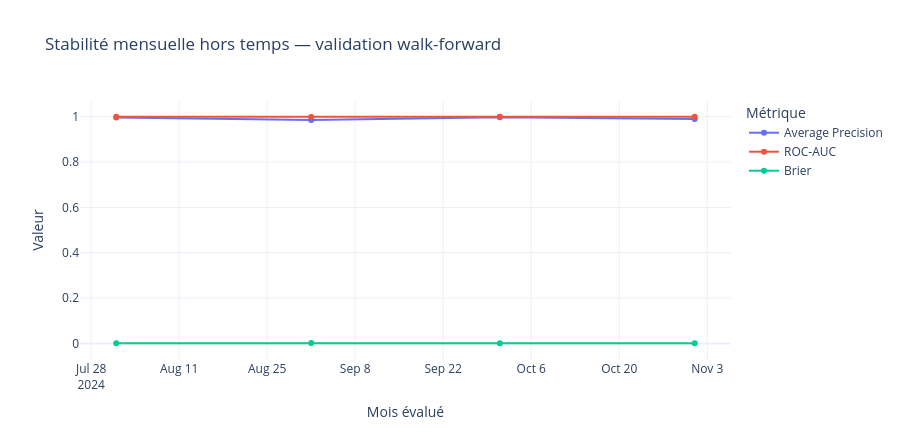

Notebook source saved alongside this figure:
### Markdown cell above
### 8.3 — Walk-forward temporel

Pour prédire un snapshot du mois **M**, ce diagnostic entraîne sur les snapshots **jusqu'à M−2 inclus**, en excluant M−1 par prudence. Cela évite d'utiliser les labels du mois immédiatement précédent, qui ne seraient pas encore disponibles au moment du scoring de fin de mois. Cette règle est volontairement conservatrice : la disponibilité exacte dépend de l'heure de scoring et de la date réelle de réception du label.

Les folds août, septembre, octobre et novembre sont évalués séparément. **Aucun early stopping ni réglage de seuil n'est effectué sur le mois évalué**. Les hyperparamètres et les 400 itérations sont fixés avant ce diagnostic. Il ne s'agit pas d'une validation imbriquée complète ; une mise en production nécessiterait de sélectionner les hyperparamètres uniquement avec des fenêtres historiques antérieures à chaque scoring.

### Code cell
walk_rows = []
walk_predictions = []
for fold_entry in feature_contract["diagnostics"]["walk_forward"]:
    test_month = fold_entry["month"]
    last_train_month = fold_entry["last_train_month"]
    fold_train = load_prepared_frame(fold_entry["datasets"]["train"])
    fold_test = load_prepared_frame(fold_entry["datasets"]["validation"])
    assert fold_train.snapshot_date.max() < fold_test.snapshot_date.min()
    require_no_active_run()
    with mlflow.start_run(
        run_name=f"walk_forward_{test_month}", tags=training_tags("diagnostic", training_run_id)
    ) as diagnostic_run:
        fold_model = CatBoostClassifier(
            iterations=DIAGNOSTIC_ITERATIONS,
            depth=6,
            learning_rate=0.035,
            loss_function="Logloss",
            random_seed=SEED,
            verbose=False,
            allow_writing_files=False,
            thread_count=-1,
        )
        diagnostic_frames = {"train": fold_train, "validation": fold_test}
        diagnostic_contract, diagnostic_datasets = log_training_inputs(
            fold_model,
            diagnostic_frames,
            MODEL_FEATURES,
            fold_entry["feature_metadata"],
            cell_id="train-walk-forward",
        )

        fold_model.fit(
            make_matrix(fold_train, MODEL_FEATURES),
            fold_train.churn.to_numpy(),
            cat_features=[c for c in CATEGORICAL_FEATURES if c in MODEL_FEATURES],
            verbose=False,
            callbacks=[MLflowTrainingCallback()],
        )
        log_diagnostic_model(
            fold_model, diagnostic_contract, diagnostic_frames, diagnostic_datasets
        )
        fold_run_id = diagnostic_run.info.run_id
    p = fold_model.predict_proba(make_matrix(fold_test, MODEL_FEATURES))[:, 1]
    walk_rows.append(
        {
            "Mois évalué": str(test_month),
            "Train jusqu'à": str(last_train_month),
            "Snapshots train": len(fold_train),
            "Snapshots test": len(fold_test),
            "Prévalence": fold_test.churn.mean(),
            "Average Precision": average_precision_score(fold_test.churn, p),
            "ROC-AUC": roc_auc_score(fold_test.churn, p),
            "Brier": brier_score_loss(fold_test.churn, p),
        }
    )
    walk_predictions.append(
        pd.DataFrame(
            {
                "month": str(test_month),
                "customer_id": fold_test.customer_id.to_numpy(),
                "y": fold_test.churn.to_numpy(),
                "p": p,
            }
        )
    )
walk_results = pd.DataFrame(walk_rows)
if walk_results.empty:
    raise ValueError("Aucun fold walk-forward valide")
display(walk_results)
walk_long = walk_results.melt(
    id_vars="Mois évalué",
    value_vars=["Average Precision", "ROC-AUC", "Brier"],
    var_name="Métrique",
    value_name="Valeur",
)
fig = px.line(
    walk_long,
    x="Mois évalué",
    y="Valeur",
    color="Métrique",
    markers=True,
    title="Stabilité mensuelle hors temps — validation walk-forward",
)
fig.update_layout(template="plotly_white", height=440)
fig.show(config={"responsive": True})

### Figure 1 — Plotly figure (JSON) as saved in the notebook; plotly's stock layout.template omitted (floating-point values rounded to 4 significant figures)
{"data": [{"hovertemplate": "Métrique=Average Precision<br>Mois évalué=%{x}<br>Valeur=%{y}<extra></extra>", "legendgroup": "Average Precision", "line": {"color": "#636efa", "dash": "solid"}, "marker": {"symbol": "circle"}, "mode": "lines+markers", "name": "Average Precision", "orientation": "v", "showlegend": true, "type": "scatter", "x": ["2024-08", "2024-09", "2024-10", "2024-11"], "xaxis": "x", "y": [0.9966, 0.9851, 0.9979, 0.9899], "yaxis": "y"}, {"hovertemplate": "Métrique=ROC-AUC<br>Mois évalué=%{x}<br>Valeur=%{y}<extra></extra>", "legendgroup": "ROC-AUC", "line": {"color": "#EF553B", "dash": "solid"}, "marker": {"symbol": "circle"}, "mode": "lines+markers", "name": "ROC-AUC", "orientation": "v", "showlegend": true, "type": "scatter", "x": ["2024-08", "2024-09", "2024-10", "2024-11"], "xaxis": "x", "y": [0.9998, 0.9992, 0.9999, 0.9994], "yaxis": "y"}, {"hovertemplate": "Métrique=Brier<br>Mois évalué=%{x}<br>Valeur=%{y}<extra></extra>", "legendgroup": "Brier", "line": {"color": "#00cc96", "dash": "solid"}, "marker": {"symbol": "circle"}, "mode": "lines+markers", "name": "Brier", "orientation": "v", "showlegend": true, "type": "scatter", "x": ["2024-08", "2024-09", "2024-10", "2024-11"], "xaxis": "x", "y": [0.001163, 0.001664, 0.0007384, 0.001077], "yaxis": "y"}], "layout": {"height": 440, "legend": {"title": {"text": "Métrique"}, "tracegroupgap": 0}, "title": {"text": "Stabilité mensuelle hors temps — validation walk-forward"}, "xaxis": {"anchor": "y", "domain": [0, 1], "title": {"text": "Mois évalué"}}, "yaxis": {"anchor": "x", "domain": [0, 1], "title": {"text": "Valeur"}}}}
